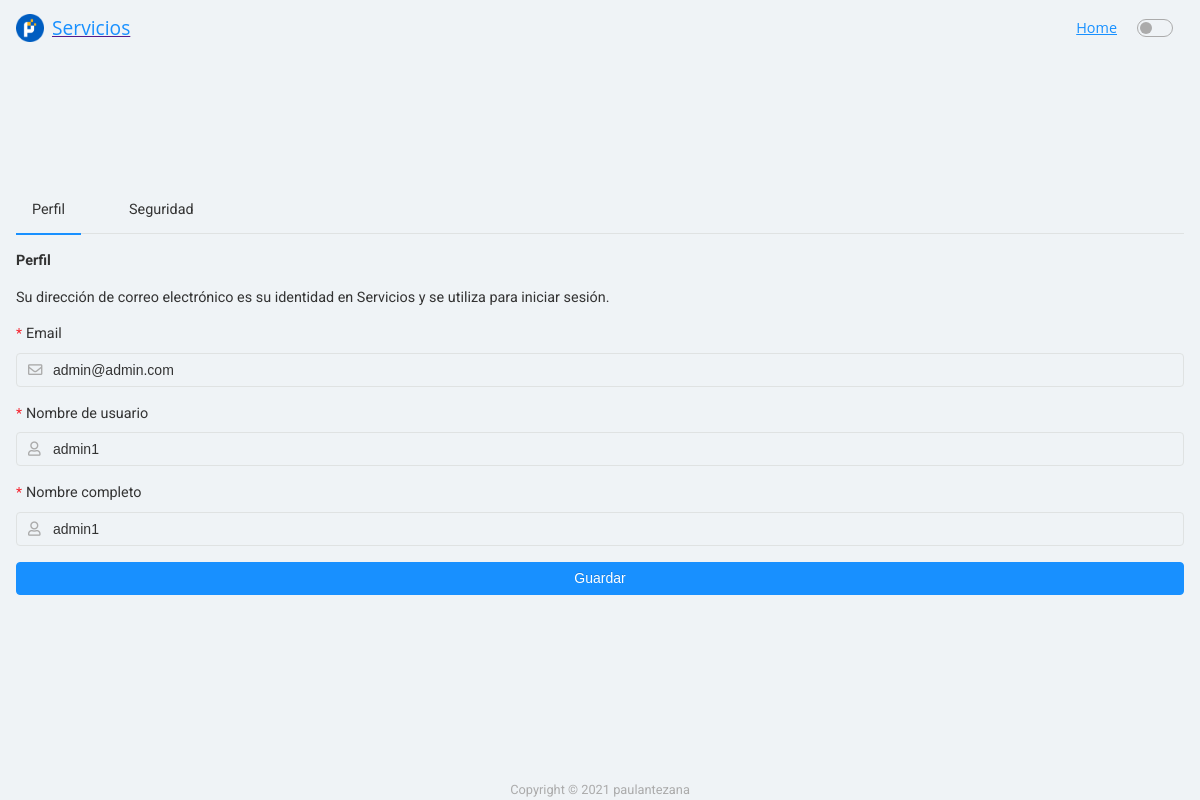
The app's page /user/update (signed in) with its own data.
### tables this page shows
CREATE TABLE users(
    user_id INT AUTO_INCREMENT NOT NULL,
    user_name VARCHAR(64) NOT NULL UNIQUE,
    password VARCHAR(64) NOT NULL,
    full_name VARCHAR(255) NOT NULL,
     
    gender enum('0','1','2') DEFAULT '2',
    avatar VARCHAR(64) DEFAULT '',
    email  VARCHAR(64) DEFAULT '' UNIQUE,
    user_role_id INT NOT NULL,
    phone  VARCHAR(32) DEFAULT '',
    is_verified TINYINT DEFAULT 0,
    date_verified DATETIME,

    updated_at DATETIME,
    created_at DATETIME,
    created_user_id INT,
    updated_user_id INT,
    state TINYINT DEFAULT 1,
    CONSTRAINT pk_user PRIMARY KEY (user_id),
    CONSTRAINT fk_user_user_roles FOREIGN KEY (user_role_id) REFERENCES user_roles (user_role_id)
        ON UPDATE RESTRICT ON DELETE RESTRICT
);

### src/Controllers/Helpers/Common.php (called while the page is built, shortened)
<?php
function requireToVar($file, $parameter)
{
    require($file);
    return ob_get_clean();
}

### src/Controllers/UserController.php (called while the page is built, shortened)
<?php
class UserController extends Controller
{
    private $userModel;
    public function __construct(PDO $connection)
    {
        $this->userModel = new User($connection);
    }
    public function update()
    {
        try {
            $user = $this->userModel->getById($_SESSION[SESS_KEY]);
            $this->render('profileUpdate.view.php', [
                'user' => $user,
            ], 'layouts/site.layout.php');
        } catch (Exception $e) {
            $this->render('500.view.php', [
                'message' => $e->getMessage(),
            ], 'layouts/site.layout.php');
        }
    }
}

### src/route.php (called while the page is built, shortened)
<?php
class Router
{
    private $method;
    private $param;
    private function matchRoute()
    {
        $url = explode('/', URL);
        if(preg_match('/^\/admin/', URL)){
            if(isset($_SESSION[SESS_KEY]) && isset($_SESSION[SESS_USER])){
                $this->method = !empty($url[3]) ? $url[3] : 'home';
                $this->controller = !empty($url[2]) ? $url[2] : 'Home';
                $this->group = 'admin/';
            } else {
                if (strtolower($_SERVER['HTTP_ACCEPT']) == 'application/json') {
                    http_response_code(403);
                    die();
                } else {
                    $this->method = 'login';
                    $this->controller = 'User';
                }
            }
        } else {
            $this->method = !empty($url[2]) ? $url[2] : 'home';
        }
    }
    public function run()
    {
        $database = new Database();
        $controller = new $this->controller($database->getConnection());
        $method = $this->method;
        $controller->$method($this->param);
    }
}

### index.php (called while the page is built, shortened)
<?php
$router = new Router();
$router->run();

### src/Core/Model.php (called while the page is built, shortened)
<?php
class Model
{
    protected $table;
    protected $tableID;
    protected $db;
    public function __construct(string $table, string $tableID, PDO $db)
    {
        $this->table = $table;
        $this->tableID = $tableID;
        $this->db = $db;
    }
    public function getById(int $id)
    {
        try {
            $stmt = $this->db->prepare("SELECT * FROM $this->table WHERE $this->tableID = :$this->tableID LIMIT 1");
            $stmt->bindParam(":$this->tableID", $id);
            if (!$stmt->execute()) {
                throw new Exception($stmt->errorInfo()[2]);
            }
            return $stmt->fetch();
        } catch (Exception $e) {
            throw new Exception('Error en metodo : ' . __FUNCTION__ . ' | ' . $e->getMessage());
        }
    }
}

### src/Views/profileUpdate.view.php (the view, shortened to what this page needs)
<div class="MainContainer">
    <div class="SnTab">
        <div class="SnTab-header">
            <div class="SnTab-title is-active">Perfil</div>
            <div class="SnTab-title">Seguridad</div>
        </div>
        <div class="SnTab-content">
            <div class="SnGrid col-gap m-grid-2 SnMb-5">
                <div>
                    <strong>Perfil</strong>
                    <p>Su dirección de correo electrónico es su identidad en <?= APP_NAME ?> y se utiliza para iniciar sesión.</p>
                </div>
                <form action="" class="SnForm" method="post" onsubmit="profileUpdateProfile(event)">
                    <div class="SnForm-item required">
                        <label for="userEmail" class="SnForm-label">Email</label>
                        <div class="SnControl-wrapper">
                            <i class="far fa-envelope SnControl-prefix"></i>
                            <input type="email" class="SnForm-control SnControl" required id="userEmail" placeholder="Email" value="<?= $parameter['user']['email'] ?>">
                        </div>
                    </div>
                    <div class="SnForm-item required">
                        <label for="userUserName" class="SnForm-label">Nombre de usuario</label>
                        <div class="SnControl-wrapper">
                            <i class="far fa-user SnControl-prefix"></i>
                            <input type="text" class="SnForm-control SnControl" required id="userUserName" placeholder="Nombre de usuario" value="<?= $parameter['user']['user_name'] ?>">
                        </div>
                    </div>
                    <div class="SnForm-item required">
                        <label for="userFullName" class="SnForm-label">Nombre completo</label>
                        <div class="SnControl-wrapper">
                            <i class="far fa-user SnControl-prefix"></i>
                            <input type="text" class="SnForm-control SnControl" required id="userFullName" placeholder="Nombre completo" value="<?= $parameter['user']['full_name'] ?>">
                        </div>
                    </div>
                    <div class="SnForm-item">
                        <button type="submit" class="SnBtn primary block" name="commitUser">Guardar</button>
                    </div>
                </form>
            </div>
        </div>
    </div>
</div>

### assets/css/site.css (style rules this page uses)
:root { --gap: 1rem }
:root { --snColorBg: #FAFAFA;--snColorBgAlt: #FFFFFF;--snColor1Lighter4: #E6F6FF;--snColor1Lighter3: #A3DCFF;--snColor1Lighter2: #7AC8FF;--snColor1Lighter: #51AFFC;--snColor1Light: #268EF0;--snColor1: #0170E3;--snColor1Dark: #0055BD;--snColor1Darker: #003F96;--snColor1Darker2: #002B70;--snColor1Darker3: #001A4A;--snColor1Inverse: #FFFFFF }
*,*:before,*:after { box-sizing:border-box }
body { margin:0;color:var(--snColorText);background:var(--snColorBg);font-family:sans-serif }
:root { --snColor1Lighter4: #E6F7FF;--snColor1Lighter3: #BAE7FF;--snColor1Lighter2: #91D5FF;--snColor1Lighter: #69C0FF;--snColor1Light: #40A9FF;--snColor1: #1890FF;--snColor1Dark: #096DD9;--snColor1Darker: #0050B3;--snColor1Darker2: #003A8C;--snColor1Darker3: #002766;--snColor1Inverse: #FFFFFF;--snColor2Lighter: #ffd685;--snColor2Light: #ffc757;--snColor2: #faad14;--snColor2Dark: #ffa600;--snColor2Darker: #eb9c00;--snColor2Inverse: #FFFFFF;--snErrorLight: #FF4D4F;--snError: #F5222D;--snErrorDark: #CF1322;--snErrorInverse: white;--snSuccessLight: #73D13D;--snSuccess: #52C41A;--snSuccessDark: #389E0D;--snSuccessInverse: white;--snWarningLight: #FFEC3D;--snWarning: #FADB14;--snWarningDark: #D4B106;--snWarningInverse: #3d2501;--snColorBg: #EFF3F6;--snColorBgAlt: #ffffff;--snColorHover: #0000000d;--snColorText: #333333;--snColorTextAlt: #ABABAB;--snColorBorder: #DFE2E2;--snColorDarkSmoother: #4f7087;--snColorDarkSmooth: #3c5567;--snColorDark: #2a3b47;--snColorDarker: #22303a;--snColorDarkest: #1a252d;--snColorDarkInverse: #b6bcc0 }
body { font-family:'Roboto', 'Helvetica Neue', Helvetica, Arial, sans-serif;font-size:0.90rem;line-height:1.5384616;background:var(--snColorBg) }
.SnBtn { line-height:2.2em;position:relative;display:inline-block;font-weight:400;white-space:nowrap;text-align:center;text-shadow:0 -1px 0 rgba(0,0,0,0.12);cursor:pointer;transition:all 0.3s cubic-bezier(0.645, 0.045, 0.355, 1);user-select:none;touch-action:manipulation;padding:0 15px;font-size:14px;border-radius:4px;color:var(--snColorText);border:1px solid var(--snColorBorder);text-decoration:none;background:transparent }
.SnBtn.block { width:100%;display:block }
.SnBtn.primary { color:var(--snColor1Inverse);background-color:var(--snColor1);border-color:var(--snColor1) }
.SnForm-item { margin-bottom:16px }
.SnForm-item.required .SnForm-label::before { display:inline-block;margin-right:4px;color:var(--snError);font-size:14px;line-height:1;content:"*" }
.SnForm-label { display:block;margin:0;padding:0 0 8px;line-height:1.5;color:var(--snColorText) }
.SnForm-control { border:1px solid var(--snColorBorder);background:var(--snColorBg);box-shadow:none;padding:6px 11px;font-size:14px;color:var(--snColorText);border-radius:4px;line-height:1.5em;display:inline-block;height:34px;width:100% }
.SnForm-control::placeholder { color:var(--snColorBorder) }
.SnControl:not(:first-child) { padding-left:36px }
.SnControl-wrapper { position:relative }
.SnControl-prefix,.SnControl-suffix { position:absolute;top:50%;transform:translateY(-50%);cursor:pointer;color:var(--snColorTextAlt) }
.SnControl-prefix { left:12px }
.SnMb-5 { margin-bottom:1.25rem }
.SnTab-header { margin:0 0 16px 0;border-bottom:1px solid var(--snColorBorder);display:flex }
.SnTab-title { padding:12px 16px;cursor:pointer;margin:0 32px 0 0;white-space:nowrap }
.SnTab-title:last-child { margin:0 }
.SnTab-title.is-active { box-shadow:0 2px var(--snColor1) }
.SnTab-content { display:none }
.SnTab-content.is-active { display:block }
.MainContainer { max-width:1200px;margin-left:auto;margin-right:auto;padding:1rem }

### records on screen
users: email "admin@admin.com", user_name "admin1", full_name "admin1"

### other values on screen
APP_NAME "Servicios"
APP_AUTHOR "paulantezana"
